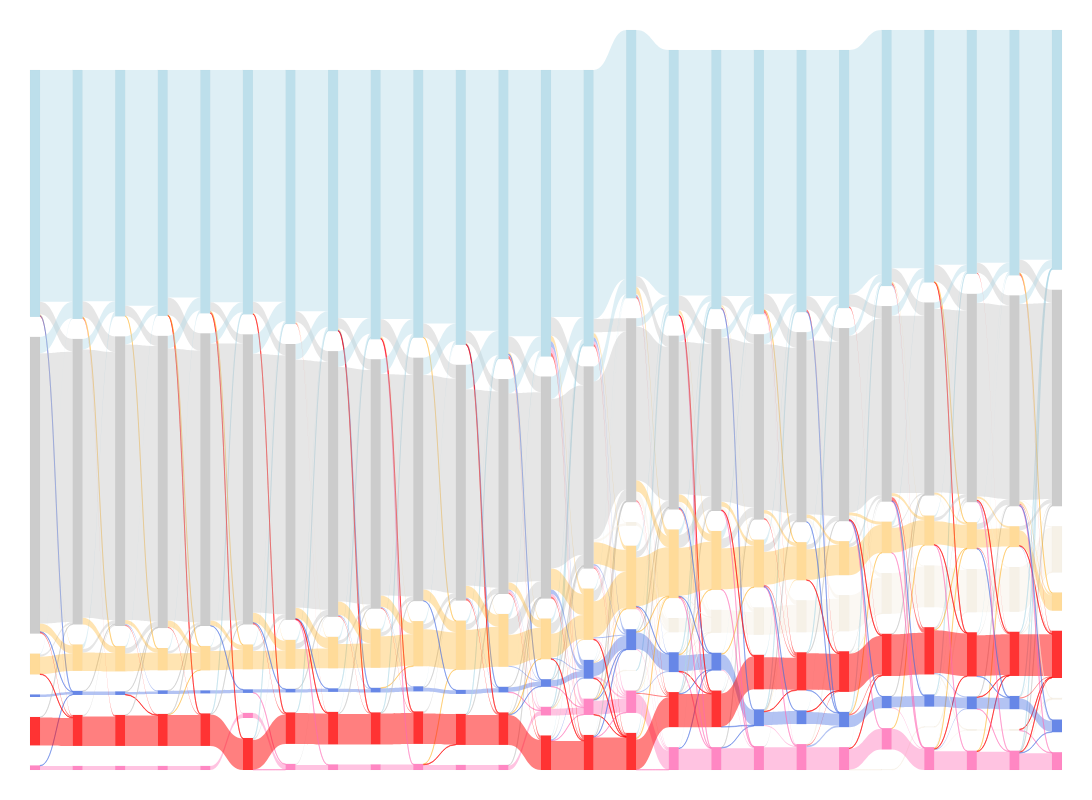

Here is the notebook cell this chart was saved with:
### Code cell
fig.update_layout(font_size=15, width=1200, height=800, margin=dict(t=30,l=30,b=30,r=30))

### Figure 1 — Plotly figure (JSON) as saved in the notebook; plotly's stock layout.template omitted (floating-point values rounded to 4 significant figures; data arrays with more than 128 entries replaced by an {"elided": "..."} marker saying what was removed)
{"data": [{"link": {"color": {"elided": "583 str values"}, "source": {"elided": "583 int values"}, "target": {"elided": "583 int values"}, "value": {"elided": "583 int values"}}, "node": {"color": {"elided": "167 str values"}, "line": {"width": 0.01}, "thickness": 10}, "type": "sankey"}], "layout": {"font": {"size": 15}, "height": 800, "margin": {"b": 30, "l": 30, "r": 30, "t": 30}, "width": 1200}}
